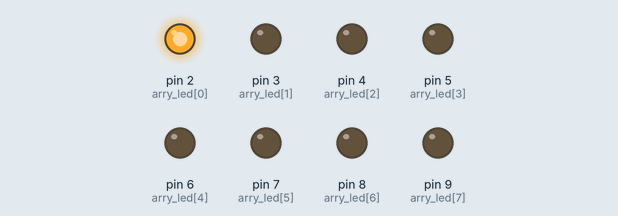
Simulated run of this sketch. Board: Arduino Uno, built with avr-gcc and run on an emulated ATmega328P. On the bench: output pins drawn as LEDs (lit = HIGH).

Above: at 0.05 s.
At 0.95 s:
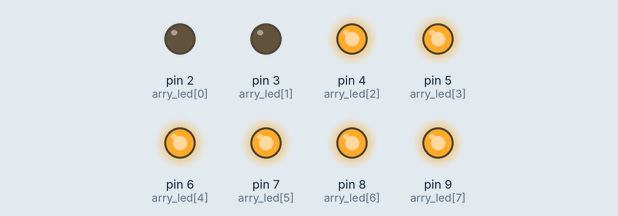
At 1.8 s:
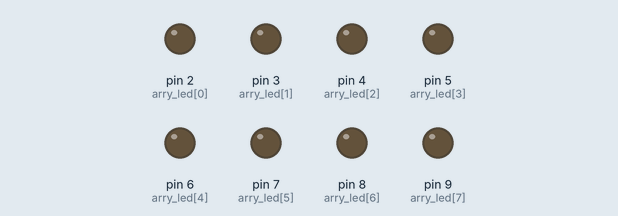
At 4.3 s:
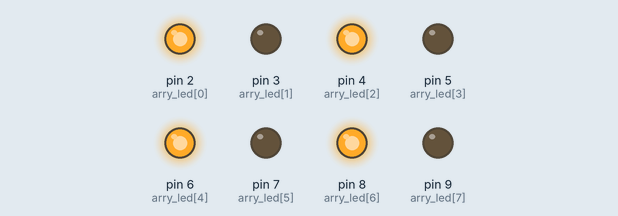
At 7.3 s:
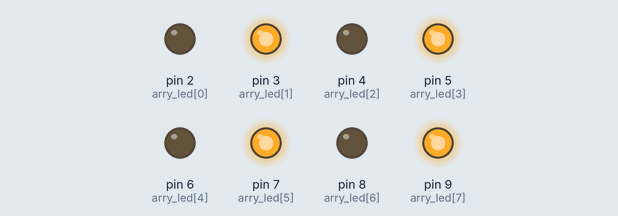
At 9.55 s:
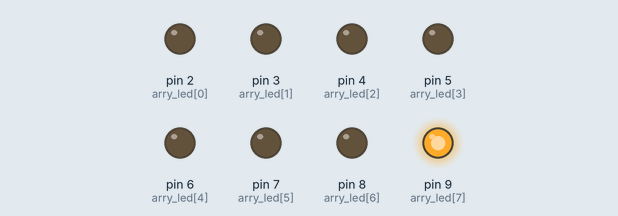
Timing chart, 0 to 10.5 s (numbered marks = the images above):
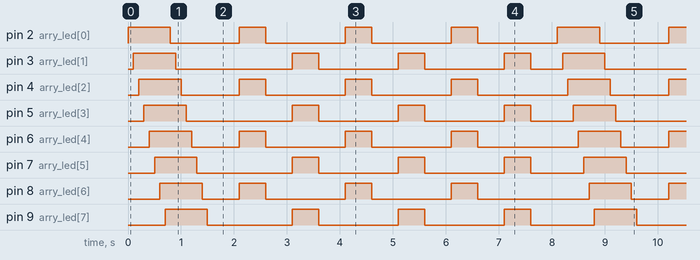

Measured:
- by itself, pin 2 (arry_led[0]): repeats every 8.1 s: LOW 1.3 s, 3 × (HIGH 0.50 s, LOW 1.5 s), HIGH 0.80 s
- by itself, pin 3 (arry_led[1]): repeats every 8.1 s: LOW 2.2 s, 2 × (HIGH 0.50 s, LOW 1.5 s), HIGH 0.50 s, LOW 0.60 s, HIGH 0.80 s
- by itself, pin 4 (arry_led[2]): repeats every 8.1 s: LOW 1.1 s, 2 × (HIGH 0.50 s, LOW 1.5 s), HIGH 0.50 s, LOW 1.7 s, HIGH 0.80 s
- by itself, pin 5 (arry_led[3]): repeats every 8.1 s: LOW 2.0 s, 2 × (HIGH 0.50 s, LOW 1.5 s), HIGH 0.50 s, LOW 0.80 s, HIGH 0.80 s
- by itself, pin 6 (arry_led[4]): repeats every 8.1 s: LOW 0.90 s, 2 × (HIGH 0.50 s, LOW 1.5 s), HIGH 0.50 s, LOW 1.9 s, HIGH 0.80 s
- by itself, pin 7 (arry_led[5]): repeats every 8.1 s: LOW 1.8 s, 2 × (HIGH 0.50 s, LOW 1.5 s), HIGH 0.50 s, LOW 1.0 s, HIGH 0.80 s
- by itself, pin 8 (arry_led[6]): repeats every 8.1 s: LOW 0.70 s, 2 × (HIGH 0.50 s, LOW 1.5 s), HIGH 0.50 s, LOW 2.1 s, HIGH 0.80 s
- by itself, pin 9 (arry_led[7]): repeats every 8.1 s: LOW 1.6 s, 2 × (HIGH 0.50 s, LOW 1.5 s), HIGH 0.50 s, LOW 1.2 s, HIGH 0.80 s

The sketch:

project.ino
```cpp
/*GND -- LED -- 220ohm -- PIN*/
#define MAX_LED 8
unsigned char arry_led[MAX_LED] = {
2,3,4,5,6,7,8,9
};

#define CNT_BLICK 3
#define DELAY_CYCLE 100
#define DELAY_BLINK 500

void setup() {
  Serial.begin(9600);
  int i;
  for(i=0; i<MAX_LED; i++){
    pinMode(arry_led[i], OUTPUT);
  }
}

void loop() {
  int i,k;

//정방향
  for(i=0; i<MAX_LED; i++){
    digitalWrite(arry_led[i], HIGH);
    delay(DELAY_CYCLE);
  }

  for(i=0; i<MAX_LED; i++){
    digitalWrite(arry_led[i], LOW);
    delay(DELAY_CYCLE);
  }

  delay(500);

//깜박이기 & (RED만)
  for(k=0; k<CNT_BLICK; k++){
    for(i=0; i<MAX_LED; i++){
      if(i%2 == 0)
      {
        digitalWrite(arry_led[i], HIGH);
      }
    }
    delay(DELAY_BLINK);
    for(i=0; i<MAX_LED; i++)
    {
      if (i % 2 == 0)
      {
        digitalWrite(arry_led[i], LOW);
      }
    }
    delay(DELAY_BLINK);


    for(i=0; i<MAX_LED; i++){
      if(i%2 == 1)
      {
        digitalWrite(arry_led[i], HIGH);
      }
    }
    delay(DELAY_BLINK);
    for(i=0; i<MAX_LED; i++)
    {
      if (i % 2 == 1)
      {
        digitalWrite(arry_led[i], LOW);
      }
    }
    delay(DELAY_BLINK);
  }
}
```
